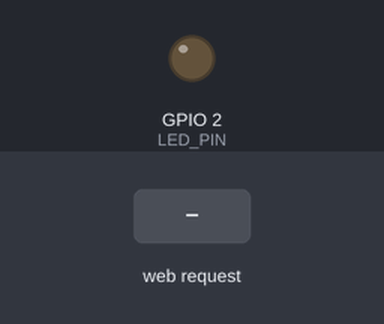
Bench run of a sketch on a simulated ESP32. Shown: output pins drawn as LEDs (lit = HIGH). Inputs (shaded band) come from the test bench. WiFi joins after 1.5 s; servers stay silent unless stated; what the sketch prints to the serial monitor is not drawn.

Above: at 2.7 s.
2.8 s: HTTP request GET /led/on received
At 3.2 s:
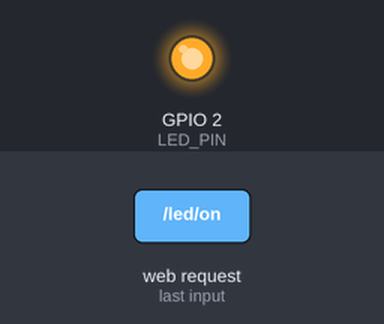
4.3 s: HTTP request GET /led/off received
At 5.6 s:
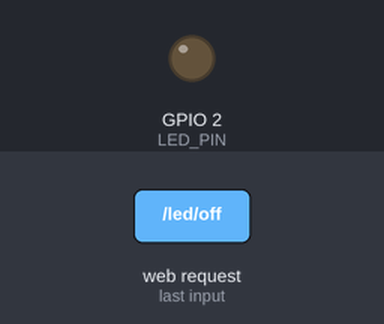
Timing chart, 0 to 7.3 s (numbered marks = the images above; inputs shaded):
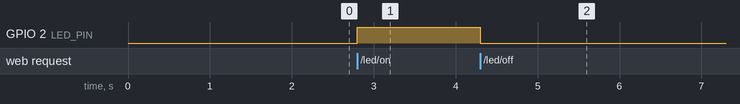

The sketch:

html.ino
```cpp
#include <WiFi.h>
#include <WebServer.h>

// Wi-Fi Credentials
const char* ssid     = "AndroidAP";
const char* password = "12345678";

// LED Pin (GPIO 2 is the built-in LED on most ESP32 boards)
const int LED_PIN = 2;

// Create WebServer object on port 80
WebServer server(80);

// Function to handle the home page
void handleRoot() {
    String html =
    "<!DOCTYPE html><html><head><title>ESP32 LED Control</title></head>"
    "<body>"
    "<h1>ESP32 LED Control</h1>"
    "<a href=\"/led/on\"><button style=\"padding:15px; font-size:20px; background-color:green; color:white;\">Turn ON</button></a> "
    "<a href=\"/led/off\"><button style=\"padding:15px; font-size:20px; background-color:red; color:white;\">Turn OFF</button></a>"
    "</body></html>";

  server.send(200, "text/html", html);
}

// Function to turn LED ON
void handleLedOn() {
  digitalWrite(LED_PIN, HIGH);
  server.sendHeader("Location", "/");
  server.send(303); // Redirect back to home page
}

// Function to turn LED OFF
void handleLedOff() {
  digitalWrite(LED_PIN, LOW);
  server.sendHeader("Location", "/");
  server.send(303); // Redirect back to home page
}

void setup() {
  // Start Serial Communication
  Serial.begin(115200);

  // Set LED pin as output
  pinMode(LED_PIN, OUTPUT);
  digitalWrite(LED_PIN, LOW);

  // Connect to Wi-Fi
  WiFi.begin(ssid, password);
  Serial.print("Connecting to WiFi");
  while (WiFi.status() != WL_CONNECTED) {
    delay(500);
    Serial.print(".");
  }

  // Print ESP32 IP Address
  Serial.println("\nConnected!");
  Serial.print("IP Address: ");
  Serial.println(WiFi.localIP());

  // Define server routes
  server.on("/", handleRoot);
  server.on("/led/on", handleLedOn);
  server.on("/led/off", handleLedOff);

  // Start Server
  server.begin();
}

void loop() {
  // Handle client requests
  server.handleClient();
}
```

Measured:
- after the input at 2.8 s, GPIO 2 (LED_PIN): LOW → HIGH at once
- after the input at 4.3 s, GPIO 2 (LED_PIN): HIGH → LOW at once
